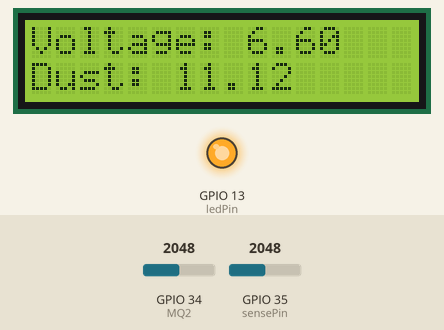
The sketch below on a simulated ESP32. Parts: 16×2 character LCD, output pins drawn as LEDs (lit = HIGH). The inputs (shaded band) are chosen by the test bench; at power-on: GPIO 34 (MQ2) = 2048, GPIO 35 (sensePin) = 2048. WiFi joins after 1.5 s; servers stay silent unless stated; what the sketch prints to the serial monitor is not drawn.

Above: at 3.0 s.
3.1 s: GPIO 34 (MQ2) set to 2866
At 12.1 s:
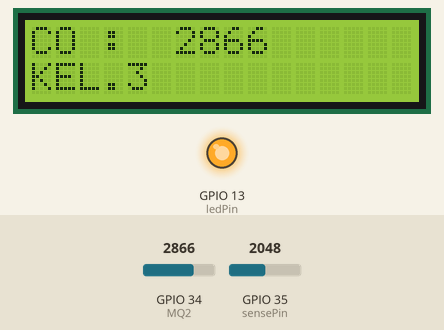
15.1 s: GPIO 35 (sensePin) set to 2866
At 20.8 s:
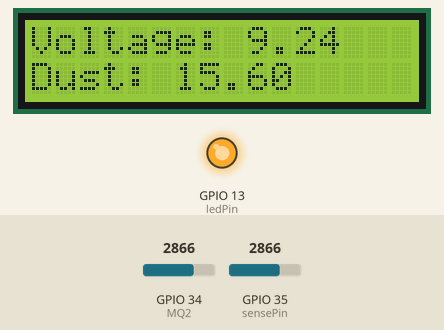
24.6 s: GPIO 34 (MQ2) set to 3603
At 29.6 s:
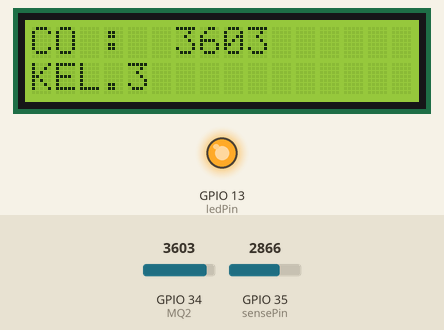
33.7 s: GPIO 35 (sensePin) set to 3603
At 39.6 s:
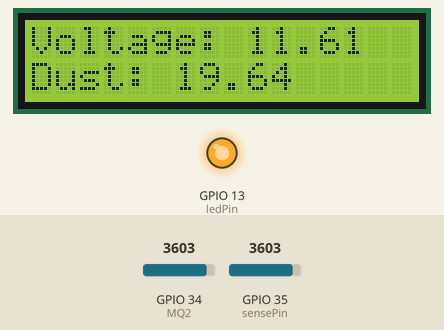
42.8 s: GPIO 34 (MQ2) set to 4095
At 48.3 s:
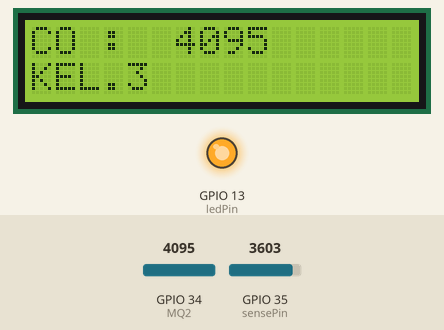
51.9 s: GPIO 35 (sensePin) set to 4095
At 57.2 s:
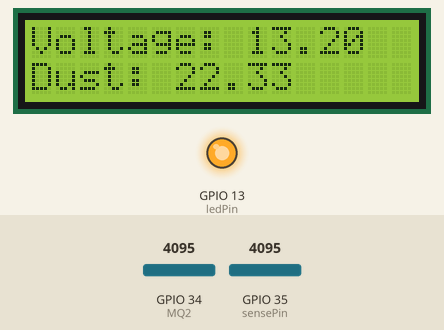
Timing chart, 0 to 58.7 s (numbered marks = the images above; inputs shaded):
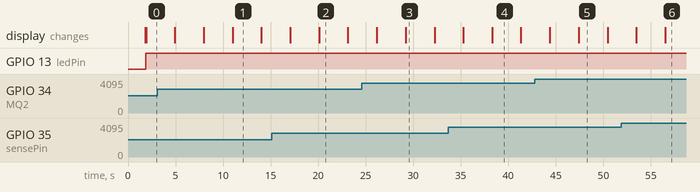

The sketch:

node1.ino
```cpp
#include <WiFi.h>
#include <WiFiClient.h>
#include <BlynkSimpleEsp32.h>

const char* ssid = "Realme 7";
const char* password = "liverpoolfc150502";

#define BLYNK_TEMPLATE_ID       "TMPL6CXCKOlhR"
#define BLYNK_TEMPLATE_NAME     "Project Perancangan Elektronika"
#define BLYNK_AUTH_TOKEN        "tQ3YpKkhhZlJddbNTYQh8-qt4p1bIHvA"
/* Comment this out to disable prints and save space */
#define BLYNK_PRINT Serial

//LCD I2C
#include <Wire.h>
#include <LiquidCrystal_I2C.h>
int lcdColumns = 16;
int lcdRows = 2;
LiquidCrystal_I2C lcd(0x27, lcdColumns, lcdRows);

//SENSOR  MQ2
#define MQ2 34

//SENSOR DUST
int sensePin = 35;
int ledPin = 13;
int Tsampling = 280;
int Tdelta = 40;
int Tsleep = 9680;
float outVo = 0;
float sigVolt = 0;
float dustLevel = 0;

BlynkTimer timer;
void setup() {
  Serial.begin(115200);
  Blynk.begin(BLYNK_AUTH_TOKEN, ssid, password);

  Serial.print("Connecting to ");
  Serial.println(ssid);
  WiFi.begin(ssid, password);

  while (WiFi.status() != WL_CONNECTED) {
    delay(500);
    Serial.print(".");
  }
  // Print local IP address and start web server
  Serial.println("");
  Serial.println("WiFi connected.");
  Serial.println("IP address: ");
  Serial.println(WiFi.localIP());

  pinMode (ledPin, OUTPUT);
  Wire.begin();
  lcd.begin();
  lcd.backlight();

  // You can also specify server:
  //Blynk.begin(BLYNK_AUTH_TOKEN, ssid, pass, "blynk.cloud", 80);
  //Blynk.begin(BLYNK_AUTH_TOKEN, ssid, pass, IPAddress(192,168,1,100), 8080);
  timer.setInterval(1000L,sendSensor);

}

void sendSensor()
{

  //Sensor Dust
  digitalWrite (ledPin, LOW);
  delayMicroseconds(Tsampling);
  outVo = analogRead(sensePin);
  delayMicroseconds(Tdelta);
  digitalWrite(ledPin, HIGH);
  delayMicroseconds(Tsleep);
  sigVolt = outVo * (3.3 / 1024);
  dustLevel = 1.7 * sigVolt - 0.1;

  //Sensor MQ2
  int sensor_Aout = analogRead(MQ2);


  Blynk.virtualWrite(V0, sensor_Aout);
  Blynk.virtualWrite(V1, sigVolt);
  Blynk.virtualWrite(V2, dustLevel);
}

void loop() {
  Blynk.run();
  timer.run();
  //Sensor Dust
  digitalWrite (ledPin, LOW);
  delayMicroseconds(Tsampling);
  outVo = analogRead(sensePin);
  delayMicroseconds(Tdelta);
  digitalWrite(ledPin, HIGH);
  delayMicroseconds(Tsleep);
  sigVolt = outVo * (3.3 / 1024);
  dustLevel = 1.7 * sigVolt - 0.1;

  //Sensor MQ-2
  int sensor_Aout = analogRead(MQ2);

  //Tampilan Serial Monitor
  Serial.print("Measured Signal Value (0-1023): ");
  Serial.print(outVo);
  Serial.print(" Voltage: ");
  Serial.print(sigVolt);
  Serial.print(" Dust Density Level: ");
  Serial.println(dustLevel);
  Serial.print(" Kadar CO: ");
  Serial.println(sensor_Aout);
  //Tampilan LCD
  lcd.setCursor(0,0);
  lcd.print("Voltage: ");
  lcd.setCursor(9,0);
  lcd.print(sigVolt);

  lcd.setCursor(0,1);
  lcd.print("Dust: ");
  lcd.setCursor(6,1);
  lcd.print(dustLevel);

  delay(3000);
  lcd.clear();

  lcd.setCursor(0,0);
  lcd.print("CO :");
  lcd.setCursor(6,0);
  lcd.print(sensor_Aout);

  lcd.setCursor(0,1);
  lcd.print("KEL.3");

  delay(3000);

}
```

Measured:
- after the input at 3.1 s, the display: first differs from a run without the input after 7.9 s (image 1)
- after the input at 15.1 s, the display: first differs from a run without the input after 5.0 s (image 2)
- after the input at 24.6 s, the display: first differs from a run without the input after 4.6 s (image 3)
- after the input at 33.7 s, the display: first differs from a run without the input after 4.6 s (image 4)
- after the input at 42.8 s, the display: first differs from a run without the input after 4.6 s (image 5)
- after the input at 51.9 s, the display: first differs from a run without the input after 4.6 s (image 6)
- what the display in image 1 shows lasts 3.0 s, from 11.0 s to 14.0 s
